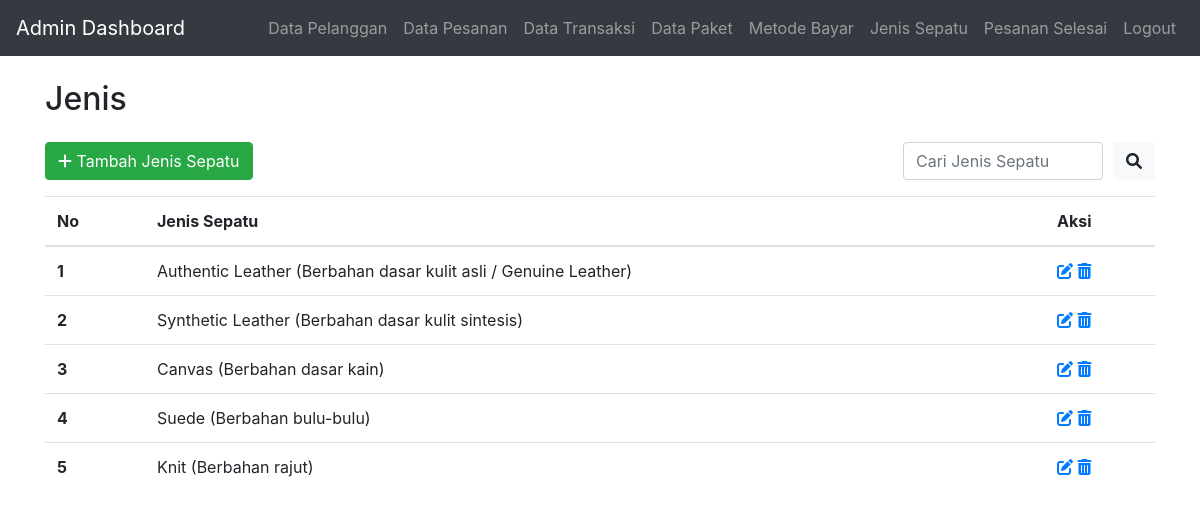
Page /datasepatu.php (signed in) on the committed database.
### tables this page shows
CREATE TABLE `sepatu` (
  `id` int(11) NOT NULL,
  `jenis_sepatu` varchar(255) NOT NULL
);

### datasepatu.php (the view, shortened to what this page needs)
<?php
include("headeradmin.php");
$search = "";
?>
<!DOCTYPE html>
<html lang="en">
<head>
  <link rel="stylesheet" href="https://stackpath.bootstrapcdn.com/bootstrap/4.5.2/css/bootstrap.min.css">
  <link rel="stylesheet" href="https://cdnjs.cloudflare.com/ajax/libs/font-awesome/6.0.0/css/all.min.css">
</head>
<body>
<div class="container mt-4">
  <div class="row">
    <div class="col-md-6">
      <h2>Jenis</h2>
    </div>
</div>
<div class="row mt-3">
    <div class="col-md-6">
        <form action="" class="add-container">
            <button type="button" class="btn btn-success" data-toggle="modal" data-target="#tambahJenisModal">
                <i class="fa-solid fa-plus"></i> Tambah Jenis Sepatu
            </button>
        </form>
  </div>
  <div class="col-md-6">
      <form method="GET" action="" class="search-container">
        <input type="text" class="form-control" id="search" name="search" value="<?php echo $search; ?>" placeholder="Cari Jenis Sepatu">
        <button type="submit" class="btn btn-light"><i class="fas fa-search"></i></button>
      </form>
    </div>
</div>
  <table class="table mt-3">
    <thead>
      <tr>
        <th scope="col" style="width: 100px;">No</th>
        <th scope="col" style="width: 900px;">Jenis Sepatu</th>
        <th scope="col">Aksi</th>
      </tr>
    </thead>
    <tbody>
      <?php
      $query = "SELECT * FROM sepatu WHERE jenis_sepatu LIKE '%$search%'";
      $result = mysqli_query($koneksi, $query);
      $counter = 1;
      while ($row = mysqli_fetch_assoc($result)) {
        echo "<tr>";
        echo "<th scope='row'>" . $counter++ . "</th>";
        echo "<td>" . $row['jenis_sepatu'] . "</td>";
        echo "<td>
    <a href='#editModal_" . $row['id'] . "' data-toggle='modal' data-target='#editModal_" . $row['id'] . "' title='Edit'><i class='fas fa-edit'></i></a>
    <a href='hapus_sepatu.php?id=" . $row['id'] . "' title='Hapus'><i class='fas fa-trash-alt'></i></a>
</td>";
        echo "</tr>";
      }
      ?>
    </tbody>
  </table>
</div>
</body>
</html>

### headeradmin.php (style rules this page uses)
body { padding-top: 56px; }

### datasepatu.php (style rules this page uses)
body { padding-top: 56px; }
.search-container { display: flex; align-items: center; justify-content: flex-end; gap: 10px; }
.search-container input { width: 200px; }

### rows in the picture
sepatu: jenis_sepatu "Authentic Leather (Berbahan dasar kulit asli / Genuine Leather)"
sepatu: jenis_sepatu "Synthetic Leather (Berbahan dasar kulit sintesis)"
sepatu: jenis_sepatu "Canvas (Berbahan dasar kain)"
sepatu: jenis_sepatu "Suede (Berbahan bulu-bulu)"
sepatu: jenis_sepatu "Knit (Berbahan rajut)"
